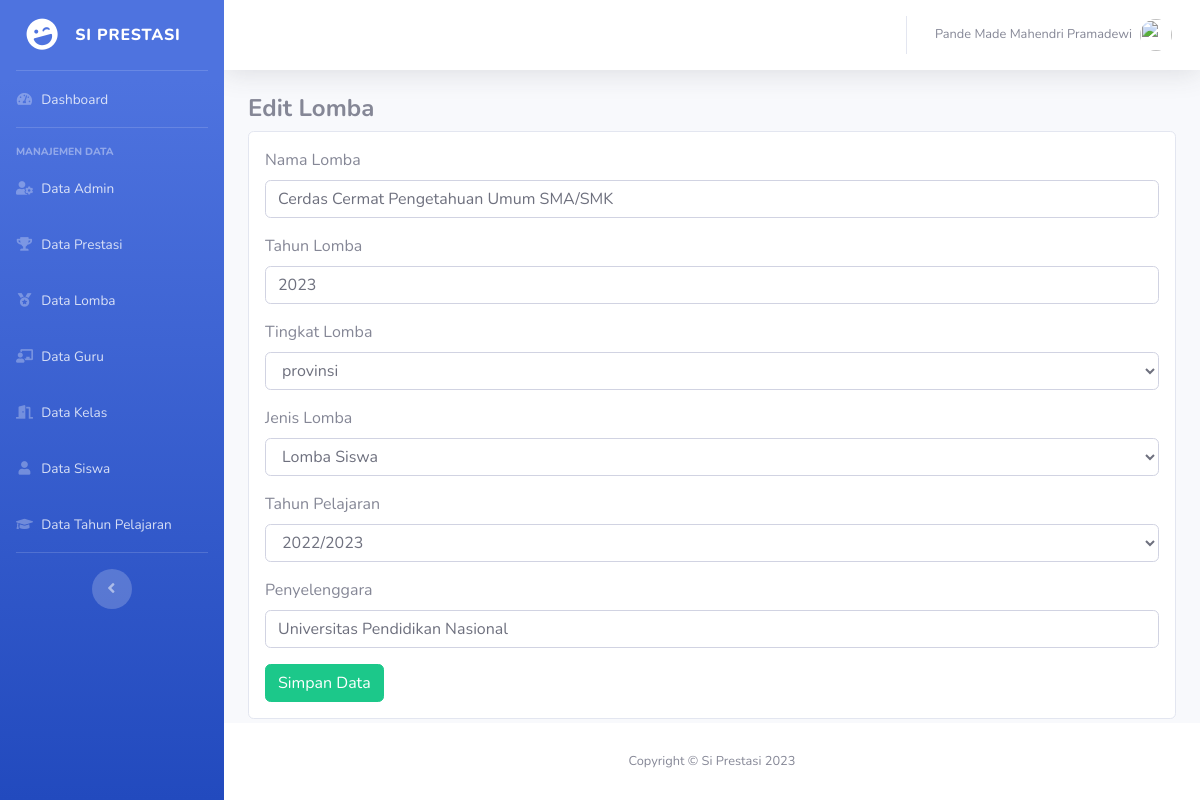
/admin/lomba/edit.php?lid=1 (signed in), run on the app's committed database.
### tables this page shows
CREATE TABLE `tb_lomba` (
  `lid` int NOT NULL,
  `ljenis` enum('1','2') NOT NULL DEFAULT '2',
  `lnama` varchar(100) NOT NULL,
  `ltingkat` enum('kota/kabupaten','provinsi','nasional','regional','internasional','lainnya') NOT NULL,
  `lpenyelenggara` varchar(200) NOT NULL,
  `ltahun` int NOT NULL,
  `tid` int NOT NULL
);

CREATE TABLE `tb_tapel` (
  `tid` int NOT NULL,
  `ttapel` varchar(9) NOT NULL
);

### functions.php (called while the page is built, shortened)
<?php
$conn = mysqli_connect(DB_HOST, DB_USER, DB_PASS, DB_NAME);
function query($query)
{
	global $conn;
	$result = mysqli_query($conn, $query);
	$rows = [];
	while ($row = mysqli_fetch_assoc($result)) {
		$rows[] = $row;
	}
	return $rows;
}
function get_tingkat_lomba_option()
{
	return [
		'kota/kabupaten', 'provinsi', 'nasional', 'regional', 'internasional', 'lainnya'
	];
}
function get_jenis_lomba_option()
{
	return [
		'1' => 'Lomba Guru',
		'2' => 'Lomba Siswa'
	];
}

### admin/lomba/edit.php (the view, shortened to what this page needs)
<?php
require '../../functions.php';
$tingkat_option = get_tingkat_lomba_option();
$jenis_option =  get_jenis_lomba_option();
$tahun_pelajaran = query('SELECT * FROM tb_tapel');
$idLomba = mysqli_escape_string($conn, $_GET['lid']);
$lomba = query("SELECT * FROM tb_lomba WHERE lid = '$idLomba'")[0] ?? null;
?>
<!DOCTYPE html>
<html lang="en">
<head>
    <link href="../../vendor/fontawesome-free/css/all.min.css" rel="stylesheet" type="text/css">
    <link href="../../css/sb-admin-2.min.css" rel="stylesheet">
</head>
<body id="page-top">
    <div id="wrapper">
        <?php require_once "../partial/sidebar.php" ?>
        <div id="content-wrapper" class="d-flex flex-column">
            <div id="content">
                <?php require_once "../partial/topbar.php" ?>
                <div class="container-fluid">
                    <h4 class="font-weight-bold">Edit Lomba</h4>
                    <form method="post" class="card p-3">
                        <div class="mb-3">
                            <label for="lnama" class="form-label">Nama Lomba</label>
                            <input name="lnama" class="form-control" id="lnama" value="<?= $lomba['lnama'] ?>" />
                        </div>
                        <div class="mb-3">
                            <label for="ltahun" class="form-label">Tahun Lomba</label>
                            <input type="number" name="ltahun" class="form-control" id="ltahun" value="<?= $lomba['ltahun'] ?>" />
                        </div>
                        <div class="mb-3">
                            <label for="ltingkat" class="form-label">Tingkat Lomba</label>
                            <select name="ltingkat" id="ltingkat" class="form-control">
                                <?php foreach ($tingkat_option as $option) : ?>
                                    <option value="<?= $option ?>" <?php if ($option == $lomba['ltingkat']) : ?> selected <?php endif ?>>
                                        <?= $option ?>
                                    </option>
                                <?php endforeach; ?>
                            </select>
                        </div>
                        <div class="mb-3">
                            <label for="ljenis" class="form-label">Jenis Lomba</label>
                            <select name="ljenis" id="ljenis" class="form-control">
                                <?php foreach ($jenis_option as $jenis_kode => $jenis_label) : ?>
                                    <option value="<?= $jenis_kode ?>" <?php if ($jenis_kode == $lomba['ljenis']) : ?> selected <?php endif ?>>
                                        <?= $jenis_label ?>
                                    </option>
                                <?php endforeach; ?>
                            </select>
                        </div>
                        <div class="mb-3">
                            <label for="tid" class="form-label">Tahun Pelajaran</label>
                            <select name="tid" id="tid" class="form-control">
                                <?php foreach ($tahun_pelajaran as $option) : ?>
                                    <option value="<?= $option['tid'] ?>" <?php if ($option['tid'] == $lomba['tid']) : ?> selected <?php endif ?>>
                                        <?= $option['ttapel'] ?>
                                    </option>
                                <?php endforeach; ?>
                            </select>
                        </div>
                        <div class="mb-3">
                            <label for="lpenyelenggara" class="form-label">Penyelenggara</label>
                            <input name="lpenyelenggara" class="form-control" id="lpenyelenggara" value="<?= $lomba['lpenyelenggara'] ?>" />
                        </div>
                        <div>
                            <button class="btn btn-success" name="submit">Simpan Data</button>
                        </div>
                    </form>
                </div>
            </div>
            <?php require_once "../partial/footer.php" ?>
        </div>
    </div>
</body>
</html>

### data on the page
tb_lomba: lnama "Cerdas Cermat Pengetahuan Umum SMA/SMK", ltahun "2023", ltingkat "provinsi", ljenis "Lomba Siswa", tid "2022/2023", lpenyelenggara "Universitas Pendidikan Nasional"

### other printed values
$user['nama'] "Pande Made Mahendri Pramadewi"
